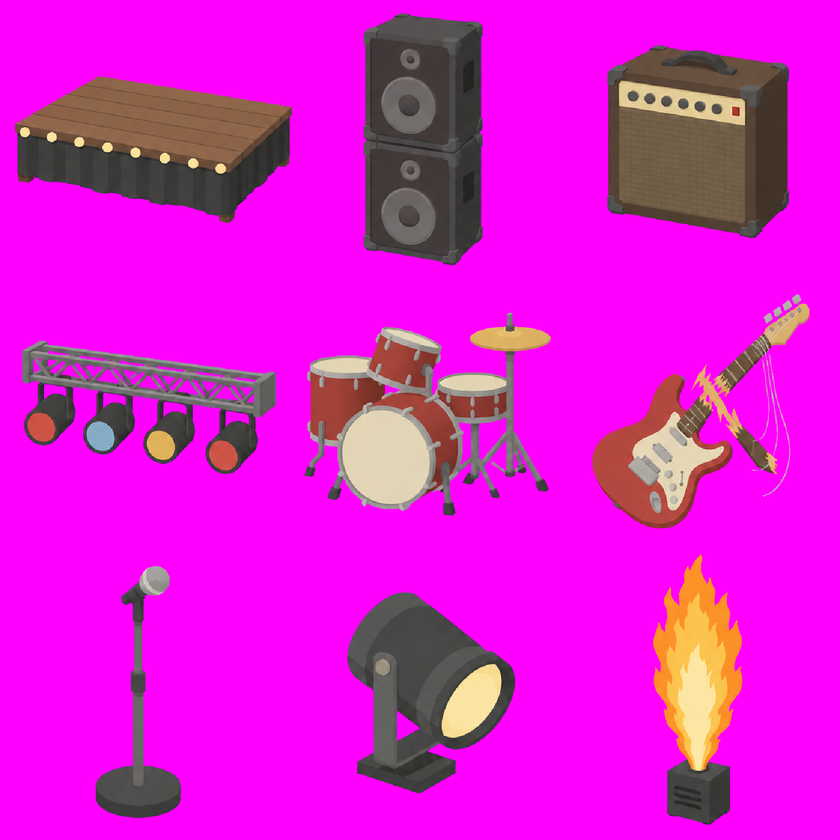
#> input picture UnityResources/Rats/UltProps/Sheets_rock/rock_stage_sheet.png, 840 x 840 px, shrunk from 1536 x 1536 before the run
$ python slice_rock.py
#> lines starting #> are read from the running program, lines starting #| are printed output that depends on the picture; after the words box and inside, x2 and y2 are one past the last pixel; in counts of white or black regions, pixels touching at a corner belong together
### Tools/slice_rat_parts.py
"""Codex 쥐 파츠 시트(자홍 배경, 5열: 머리·몸통·꼬리·앞다리·뒷다리 / 한 줄 = 한 종) → 파츠 PNG + pivots.json 갱신
사용: python Tools/slice_rat_parts.py <시트.png> <행수> <종id,종id,...|-> [--props 행번호 이름,이름,...]
  종 id 가 '-' 인 행은 건너뜀. --props 는 그 행을 소품으로 잘라 UnityResources/Rats/NewRats/Props/ 에 저장
관절: 다리 = 윗면 가운데, 꼬리 = 왼쪽 끝, 머리 = 아래쪽 목 단면 가운데, 몸통 부착점 = 기존 쥐들 중앙값.
다리 배율: 앞발·뒷발 발끝이 같은 바닥선에 닿게 (앞발 1 기준)."""
import io, json, os, sys
import numpy as np
from PIL import Image
sys.path.insert(0, os.path.dirname(os.path.abspath(__file__)))

ROOT = os.path.dirname(os.path.dirname(os.path.abspath(__file__)))
RES = os.path.join(ROOT, 'UnityResources', 'Rats')
PARTS = ['head', 'torso', 'tail', 'front', 'back']
ANCHOR = {'neck': [0.069, 0.395], 'tail': [0.944, 0.531], 'shoulder': [0.238, 0.448], 'hip': [0.736, 0.325]}   # 기존 쥐 중앙값


def key_magenta(im):
    a = np.array(im.convert('RGB')).astype(np.int32)
    r, g, b = a[..., 0], a[..., 1], a[..., 2]
    # 자홍(255,0,255)에서 멀수록 불투명. 가장자리는 부드럽게
    dist = np.sqrt((r - 255) ** 2 + g ** 2 + (b - 255) ** 2)
    alpha = np.clip((dist - 60) / 60, 0, 1)
    # 자홍이 섞인 가장자리 색 되돌리기 (탈색)
    k = 1 - alpha
    rgb = a.astype(np.float32)
    rgb[..., 0] = np.clip((rgb[..., 0] - 255 * k) / np.maximum(alpha, 1e-3), 0, 255)
    rgb[..., 2] = np.clip((rgb[..., 2] - 255 * k) / np.maximum(alpha, 1e-3), 0, 255)
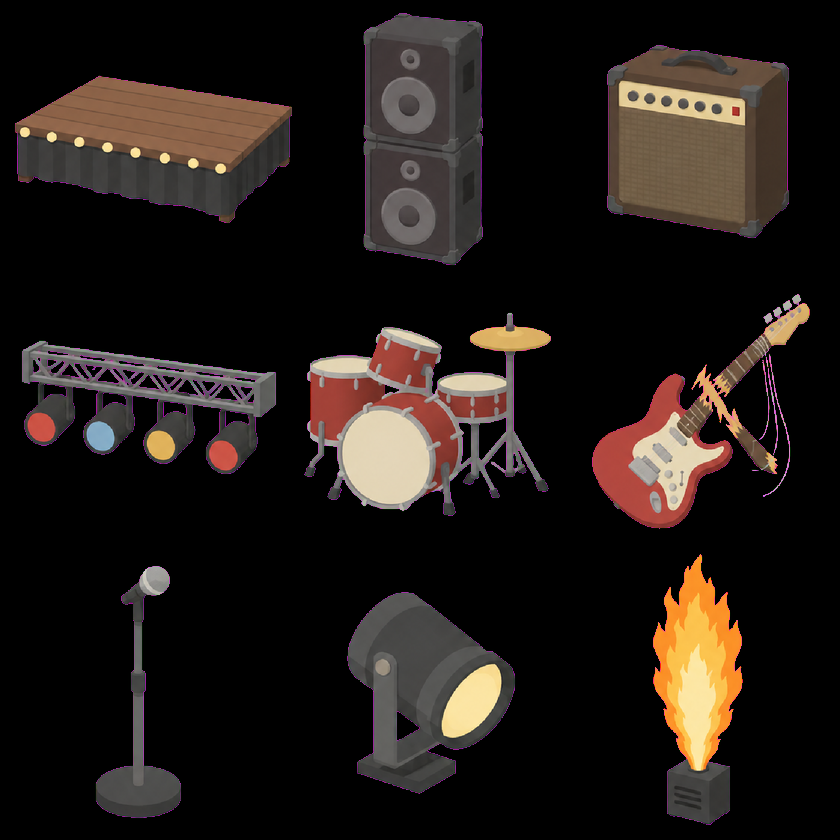
#> rgb: shape (840, 840, 3) float32; mean R, G, B 34.1, 27.2, 23.2
    out = np.dstack([rgb, alpha * 255]).astype(np.uint8)
    out[alpha <= 0.02] = 0
#> out: shape (840, 840, 4); mean R, G, B, A 34.1, 27.1, 23.2, 68.5
    return Image.fromarray(out, 'RGBA')


def crop(cell, pad=4):
    a = np.array(cell.getchannel('A')) > 20
    ys, xs = np.where(a)
    if len(xs) == 0: return None
    x0, x1, y0, y1 = max(0, xs.min() - pad), min(cell.width, xs.max() + 1 + pad), max(0, ys.min() - pad), min(cell.height, ys.max() + 1 + pad)
    return cell.crop((x0, y0, x1, y1))


# [80 lines left out: functions leg_pivot, tail_pivot, head_pivot, main, not called in this run]


# [2 lines that do not run on import are left out]

### UnityResources/Rats/UltProps/Sheets_rock/slice_rock.py
import sys, numpy as np
sys.path.insert(0, r'C:/Project/NKK_PROJECT/Tools')
from PIL import Image
from scipy import ndimage
from slice_rat_parts import key_magenta, crop
names = ['rock_stage','rock_speaker','rock_amp','rock_truss','rock_drums','rock_guitar_broken','rock_mic','rock_lamp','rock_pyro']
im = key_magenta(Image.open('rock_stage_sheet.png'))
W = im.width // 3
#> W = 280
for i, n in enumerate(names):
    cell = im.crop(((i % 3) * W, (i // 3) * W, (i % 3 + 1) * W, (i // 3 + 1) * W))
    a = np.array(cell)
    lab, k = ndimage.label(a[..., 3] > 20)
    if k:
        sizes = ndimage.sum(np.ones_like(lab), lab, range(1, k + 1))
        keep = [j + 1 for j, s in enumerate(sizes) if s >= max(60, sizes.max() * 0.002)]
        a[~np.isin(lab, keep)] = 0
    c = crop(Image.fromarray(a, 'RGBA'))
    c.save(f'../{n}.png'); print(n, c.size, round(c.height / c.width, 3))
#> this loop made 9 passes
#> (k, sizes, keep) on passes 1 to 7: (1, [27037], [1]), (2, [27708, 624], [1, 2]), (1, [30223], [1]), (1, [17062], [1]), (1, [28117], [1]), (11, [16228, 64, 29, 13, 56, 138, 212, 60, 2, 7, 23], [1, 2, 6, 7, 8]), (1, [6534], [1])
#| rock_stage (269, 156) 0.58
#| rock_speaker (207, 260) 1.256
#| rock_amp (190, 201) 1.058
#| rock_truss (262, 141) 0.538
#| rock_drums (255, 211) 0.827
#| rock_guitar_broken (226, 243) 1.075
#| rock_mic (94, 260) 2.766
#| rock_lamp (176, 210) 1.193
#> (further printed lines are left out)
#> pass 1, `cell = im.crop(((i % 3) * W, (i // 3) * W, (i % 3 + 1) * W, (i // 3 + ..`:
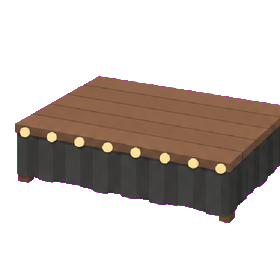
#> cell: PIL image 280x280 RGBA; mean R, G, B, A 37, 28.6, 23.4, 87.7; transparent parts drawn white
#> pass 1, `lab, k = ndimage.label(a[..., 3] > 20)`:
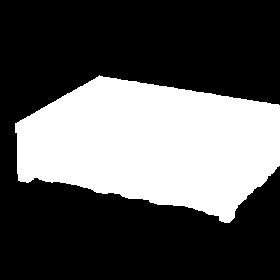
#> lab: shape (280, 280) int32; values 0 (black) and 1 (white), 34.5% white; 1 white region, box (x1, y1, x2, y2) and area: (15, 75, 280, 223) 27037
#> pass 1, `c = crop(Image.fromarray(a, 'RGBA'))`:
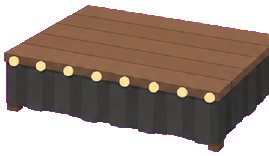
#> c: PIL image 269x156 RGBA; mean R, G, B, A 69.1, 53.4, 43.8, 163.9; transparent parts drawn white
#> after the loop:
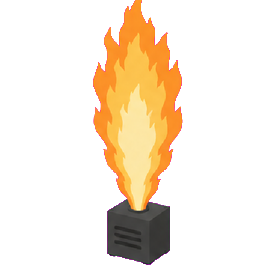
#> a: shape (280, 280, 4); mean R, G, B, A 41.9, 30.2, 15.3, 50.3; transparent parts drawn white
#> after the loop:
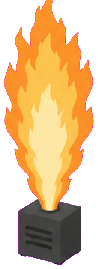
#> c: PIL image 98x269 RGBA; mean R, G, B, A 124.6, 89.8, 45.4, 149.5; transparent parts drawn white
#> after the loop:
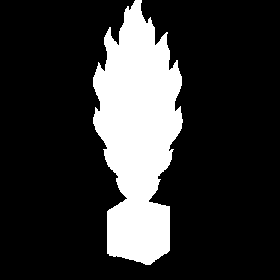
#> lab: shape (280, 280) int32; values 0 (black) and 1 (white), 19.8% white; 1 white region, box (x1, y1, x2, y2) and area: (93, 0, 183, 265) 15526
